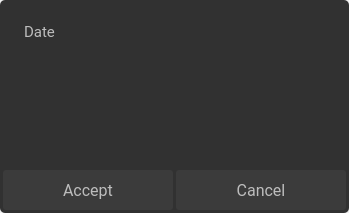
<?xml version="1.0" encoding="UTF-8"?>
<ui version="4.0">
 <class>DateWindowClinical</class>
 <widget class="QDialog" name="DateWindowClinical">
  <property name="geometry">
   <rect>
    <x>0</x>
    <y>0</y>
    <width>349</width>
    <height>213</height>
   </rect>
  </property>
  <property name="windowTitle">
   <string>Dialog</string>
  </property>
  <property name="styleSheet">
   <string notr="true"/>
  </property>
  <widget class="QLabel" name="dateTitle">
   <property name="geometry">
    <rect>
     <x>24</x>
     <y>16</y>
     <width>161</width>
     <height>31</height>
    </rect>
   </property>
   <property name="font">
    <font>
     <family>Roboto</family>
     <pointsize>11</pointsize>
    </font>
   </property>
   <property name="styleSheet">
    <string notr="true">color:#BDBDBD</string>
   </property>
   <property name="text">
    <string>Date</string>
   </property>
  </widget>
  <widget class="QPushButton" name="dateAccept">
   <property name="geometry">
    <rect>
     <x>3</x>
     <y>170</y>
     <width>170</width>
     <height>40</height>
    </rect>
   </property>
   <property name="font">
    <font>
     <family>Roboto</family>
     <pointsize>12</pointsize>
    </font>
   </property>
   <property name="focusPolicy">
    <enum>Qt::NoFocus</enum>
   </property>
   <property name="styleSheet">
    <string notr="true">QPushButton {
background-color:#3B3B3B;
color:#BDBDBD;
border:none;
border-radius:3px;
}
QPushButton:pressed {
background-color:#606060;
color:#BDBDBD;
border:none;
border-radius:3px;
}
</string>
   </property>
   <property name="text">
    <string>Accept</string>
   </property>
  </widget>
  <widget class="QPushButton" name="dateCancel">
   <property name="geometry">
    <rect>
     <x>176</x>
     <y>170</y>
     <width>170</width>
     <height>40</height>
    </rect>
   </property>
   <property name="font">
    <font>
     <family>Roboto</family>
     <pointsize>12</pointsize>
    </font>
   </property>
   <property name="focusPolicy">
    <enum>Qt::NoFocus</enum>
   </property>
   <property name="styleSheet">
    <string notr="true">QPushButton {
background-color:#3B3B3B;
color:#BDBDBD;
border:none;
border-radius:3px;
}
QPushButton:pressed {
background-color:#606060;
color:#BDBDBD;
border:none;
border-radius:3px;
}
</string>
   </property>
   <property name="text">
    <string>Cancel</string>
   </property>
  </widget>
  <widget class="QWidget" name="gridLayoutWidget">
   <property name="geometry">
    <rect>
     <x>40</x>
     <y>50</y>
     <width>271</width>
     <height>101</height>
    </rect>
   </property>
   <layout class="QGridLayout" name="dateLayout">
    <property name="spacing">
     <number>0</number>
    </property>
   </layout>
  </widget>
  <widget class="QFrame" name="frame">
   <property name="geometry">
    <rect>
     <x>0</x>
     <y>0</y>
     <width>349</width>
     <height>213</height>
    </rect>
   </property>
   <property name="styleSheet">
    <string notr="true">background-color: rgb(49, 49, 49);
border: 1px;
border-radius: 5px;</string>
   </property>
   <property name="frameShape">
    <enum>QFrame::StyledPanel</enum>
   </property>
   <property name="frameShadow">
    <enum>QFrame::Raised</enum>
   </property>
  </widget>
  <zorder>frame</zorder>
  <zorder>dateTitle</zorder>
  <zorder>dateAccept</zorder>
  <zorder>dateCancel</zorder>
  <zorder>gridLayoutWidget</zorder>
 </widget>
 <resources/>
 <connections/>
</ui>
